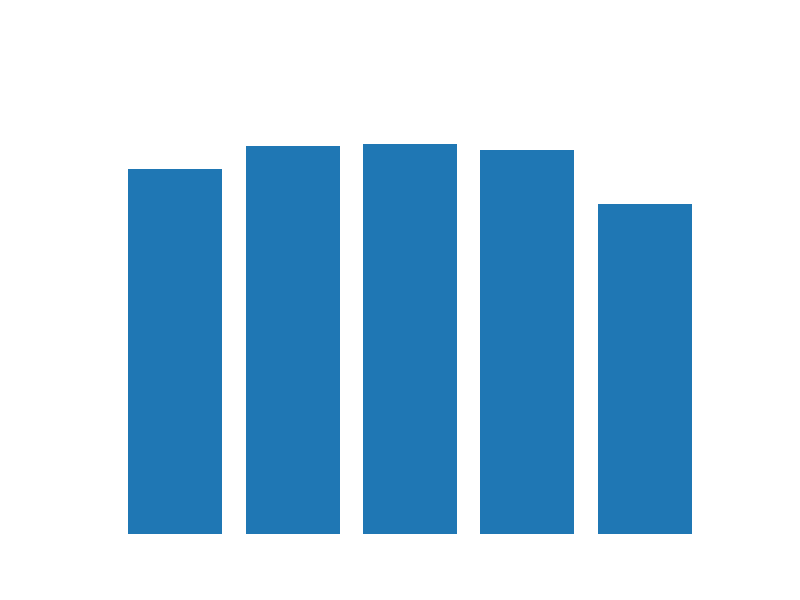
#> input picture 03_chart_dentist/03_bare_chart.png, 800 x 600 px; its folder holds 2 pictures in this run
$ jupyter execute --allow-errors 03_chart.ipynb
#> lines starting #> are read from the running program, lines starting #| are printed output that depends on the picture; after the words box and inside, x2 and y2 are one past the last pixel; in counts of white or black regions, pixels touching at a corner belong together
### **Dentist Visits Last Year by Age Group**
#### Object ideas: Tooth, toothpaste tube, toothbrush
#### Dataset: RKI Dataset

[cell 1]
title = 'Dentist Visits in the Past Year by Age Group'
chart_id = 3

x_label = 'Age group'
y_label = 'Percent'

x_data = 'Altersgruppe'
y_data = 'Percent'

y_lower_limit = 0
y_upper_limit = 100

filter_var = 'IAarzt14B_k'

[cell 2]
import pandas as pd

# Load the dataset
#> (the rest of this cell did not finish here and is left out)

#> (a cell that did not finish here is left out)

[cell 4]
import pandas as pd
import matplotlib.pyplot as plt
import seaborn as sns  # Import Seaborn for the palette

# Prepare data for plotting
#> (the rest of this cell did not finish here and is left out)

#> (a cell that did not finish here is left out)

[cell 6]
# Create a figure and an axes object
fig, ax = plt.subplots(figsize=(8, 6))  # Adjusted figure size for better fit

# Set the x-axis with explicit positioning for each group, simulate bar width by setting limits
#> (the rest of this cell did not finish here and is left out)

### Creating a mask for the chart

[cell 7]
from PIL import Image, ImageDraw
import matplotlib.pyplot as plt

def create_rectangular_mask(input_image_path, radius=5):
    # Load the image
#> called with input_image_path = '03_bare_chart.png', radius = 5
    image = Image.open(input_image_path)
#> image is the input picture: PIL image 800x600 RGBA; mean R, G, B, A 173.5, 205.5, 227.7, 255
    image = image.convert("RGBA")  # Ensure image is in RGBA format to check for white pixels

    # Create a blank mask image with the same dimensions as the input image
    mask = Image.new('L', image.size, color=0)  # 'L' mode for black and white (luminance)
#> mask: PIL image 800x600 L; every value is 0
    draw = ImageDraw.Draw(mask)

    # Iterate over each pixel in the image
    for x in range(image.width):
        for y in range(image.height):
            r, g, b, a = image.getpixel((x, y))
            # Check if the pixel is not white; consider it non-white if any of the RGB values are not 255
            if r != 255 or g != 255 or b != 255:
                # Draw a circle of the specified radius around the non-white pixel
                draw.rectangle((x-radius, y-radius, x+radius, y+radius), fill=255)

    return image, mask

[cell 8]
# Example usage
input_image_path = f'0{chart_id}_bare_chart.png'
original_image, mask_image = create_rectangular_mask(input_image_path,5)
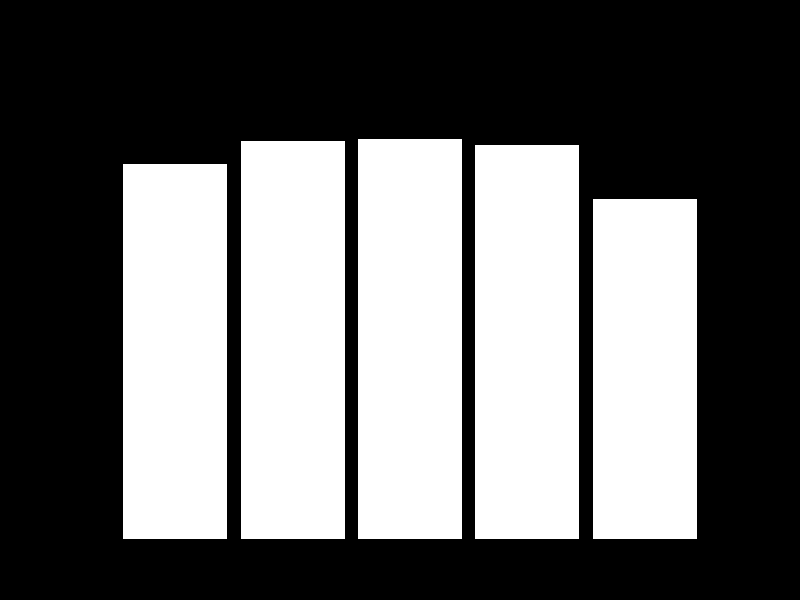
#> mask_image: PIL image 800x600 L; 41.3% white; 5 white regions, box (x1, y1, x2, y2) and area: (358, 139, 462, 539) 41600, (241, 141, 345, 539) 41392, (475, 145, 579, 539) 40976, (123, 164, 227, 539) 39000, (593, 199, 697, 539) 35360

# Display the original image and the mask side by side
fig, ax = plt.subplots(1, 2, figsize=(8, 6))
ax[0].imshow(original_image)
ax[0].set_title('Original Image')
ax[0].axis('off')

ax[1].imshow(mask_image, cmap='gray')
ax[1].set_title('Mask Image')
ax[1].axis('off')
plt.imsave(f'0{chart_id}_mask_chart.png', mask_image, cmap='gray')
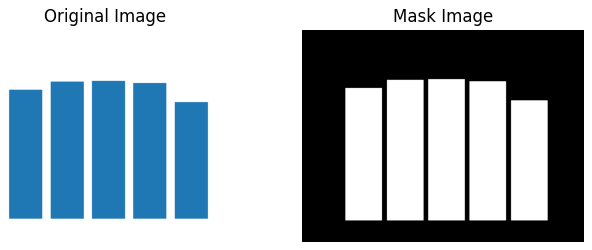
#> figure drawn by matplotlib, 2 panels
